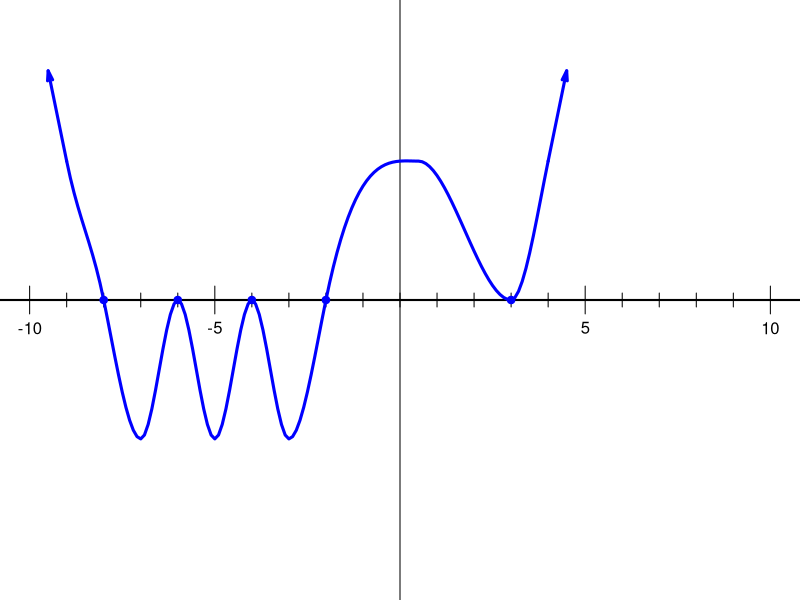
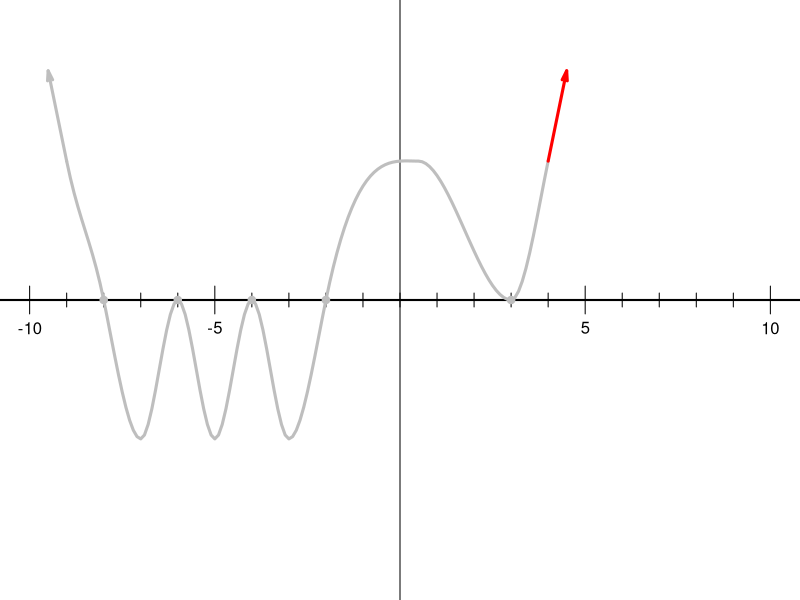

Write R code to recreate these figures, in order.
## ---- chunk 1
n = sample(2:5,1)
while(T){
    root = sort(sample(1:8,n)*sample(c(-1,1),n,T))
    pows = sample(1:2,n,T)
    pow2 = sample(1:2,n,T)
    if(min(diff(root))>1 && max(diff(root))<7 && sum(pows==pow2)!=n && sum(pows)>n && sum(pows)<2*n){break}
}

a = sample(c(-1,1),1)
ord = sample(1:n)
rmix = root[ord]
pmix = pows[ord]
pmix2 = pow2[ord]

if(a==1){
    exp1 = paste0("(x+",-rmix,")^",pmix,collapse="")
    exp2 = paste0("(x+",-rmix,")^",pmix2,collapse="")
    exp3 = paste0("-",paste0("(x+",-rmix,")^",pmix,collapse=""))
    exp4 = paste0("-",paste0("(x+",-rmix,")^",pmix2,collapse=""))
    exp5 = paste0("(x+",-root,")^",pows,collapse="")
    exp6 = paste0("a",paste0("(x+",-root,")^",pows,collapse=""))
} else {
    exp1 = paste0("-",paste0("(x+",-rmix,")^",pmix,collapse=""))
    exp2 = paste0("-",paste0("(x+",-rmix,")^",pmix2,collapse=""))
    exp3 = paste0("(x+",-rmix,")^",pmix,collapse="")
    exp4 = paste0("(x+",-rmix,")^",pmix2,collapse="")
    exp5 = paste0("-",paste0("(x+",-root,")^",pows,collapse=""))
    exp6 = paste0("a",paste0("(x+",-root,")^",pows,collapse=""))
}
exp1 = gsub("+-","-",exp1,fixed=T)
exp2 = gsub("+-","-",exp2,fixed=T)
exp3 = gsub("+-","-",exp3,fixed=T)
exp4 = gsub("+-","-",exp4,fixed=T)
exp5 = gsub("+-","-",exp5,fixed=T)
exp6 = gsub("+-","-",exp6,fixed=T)

exp1 = gsub("^1","",exp1,fixed=T)
exp2 = gsub("^1","",exp2,fixed=T)
exp3 = gsub("^1","",exp3,fixed=T)
exp4 = gsub("^1","",exp4,fixed=T)
exp5 = gsub("^1","",exp5,fixed=T)
exp6 = gsub("^1","",exp6,fixed=T)

exps = sample(c(exp1,exp2,exp3,exp4))
al = paste0("* $y=",exps,"$",collapse="\n")
sol = paste0(1*(exps==exp1),collapse="")

## ---- chunk 2
par(mar=c(0,0,0,0))
plot(0,0,"n",axes=F,ann=F,xlim=c(-10,10),ylim=c(-2,2))
abline(v=0,lwd=1)
abline(h=0,lwd=2)
for(i in -10:10){
    if(i%%5==0 && i!=0){
        lines(c(i,i),c(-0.1,0.1))
        text(i,-0.2,i)
    } else {
        lines(c(i,i),c(-0.05,0.05))
    }
}
xs = root
fx = function(x,a,root,pows){
    b = a
    for(i in 1:length(root)){
        b = b*(x-root[i])^pows[i]
    }
    return(b)
}
xmid = c(xs[1]-1,(xs[2:n]+xs[1:(n-1)])/2,xs[n]+1)
sss = 1.3
xx = xmid[1]
yy = sign(fx(xmid[1],a,root,pows))
mm = -yy*sss
for(i in 1:n){
    xx = c(xx,xs[i])
    yy = c(yy,0)
    if(sign(fx(xs[i]-0.1,a,root,pows))==sign(fx(xs[i]+0.1,a,root,pows))){
        mm = c(mm,0)
    }
    if(sign(fx(xs[i]-0.1,a,root,pows))==-1 && sign(fx(xs[i]+0.1,a,root,pows))==1){
        mm = c(mm,sss)
    }
    if(sign(fx(xs[i]-0.1,a,root,pows))==1 && sign(fx(xs[i]+0.1,a,root,pows))==-1){
        mm = c(mm,-sss)
    }
    xx = c(xx,xmid[i+1])
    yy = c(yy,sign(fx(xmid[i+1],a,root,pows)))
    if(i<n){
        mm = c(mm,0)
    } else {
        mm = c(mm,sign(a)*sss)
    }
}


xwave = seq(min(xs)-1,max(xs)+1,0.1)
# daslope = 1.2
# sf = splinefunH(xs,ts,rep(daslope,n))
# print(typeof(sf))
# print(sf)

sf = splinefunH(xx,yy,mm)
lines(xwave,sf(xwave),col="blue",lwd=3)
points(root,rep(0,n),pch=19,col="blue")

# lines(c(max(root),max(root)+2),c(0,2*a),col="blue",lwd=3)
# lines(c(min(root),min(root)-2),c(0,2*a*(-1)^n),col="blue",lwd=3)
arrows(xx[2*n+1],yy[2*n+1],xx[2*n+1]+0.5,yy[2*n+1]+0.5*sign(a)*sss,col="blue",lwd=3,length=0.1,angle=15)
arrows(xx[1],yy[1],xx[1]-0.5,yy[1]+0.5*sign(yy[1])*sss,col="blue",lwd=3,length=0.1,angle=15)

## ---- chunk 3
ss = paste0("$x+",-root,"$",collapse=" and ")
ss = gsub("+-","-",ss,fixed=T)
## ---- chunk 4
par(mar=c(0,0,0,0))
plot(0,0,"n",axes=F,ann=F,xlim=c(-10,10),ylim=c(-2,2))
abline(v=0,lwd=1)
abline(h=0,lwd=2)
for(i in -10:10){
    if(i%%5==0 && i!=0){
        lines(c(i,i),c(-0.1,0.1))
        text(i,-0.2,i)
    } else {
        lines(c(i,i),c(-0.05,0.05))
    }
}
xs = root
fx = function(x,a,root,pows){
    b = a
    for(i in 1:length(root)){
        b = b*(x-root[i])^pows[i]
    }
    return(b)
}
xmid = c(xs[1]-1,(xs[2:n]+xs[1:(n-1)])/2,xs[n]+1)
sss = 1.3
xx = xmid[1]
yy = sign(fx(xmid[1],a,root,pows))
mm = -yy*sss
for(i in 1:n){
    xx = c(xx,xs[i])
    yy = c(yy,0)
    if(sign(fx(xs[i]-0.1,a,root,pows))==sign(fx(xs[i]+0.1,a,root,pows))){
        mm = c(mm,0)
    }
    if(sign(fx(xs[i]-0.1,a,root,pows))==-1 && sign(fx(xs[i]+0.1,a,root,pows))==1){
        mm = c(mm,sss)
    }
    if(sign(fx(xs[i]-0.1,a,root,pows))==1 && sign(fx(xs[i]+0.1,a,root,pows))==-1){
        mm = c(mm,-sss)
    }
    xx = c(xx,xmid[i+1])
    yy = c(yy,sign(fx(xmid[i+1],a,root,pows)))
    if(i<n){
        mm = c(mm,0)
    } else {
        mm = c(mm,sign(a)*sss)
    }
}


xwave = seq(min(xs)-1,max(xs)+1,0.1)
# daslope = 1.2
# sf = splinefunH(xs,ts,rep(daslope,n))
# print(typeof(sf))
# print(sf)

sf = splinefunH(xx,yy,mm)
lines(xwave,sf(xwave),col="grey",lwd=3)
points(root,rep(0,n),pch=19,col="grey")

# lines(c(max(root),max(root)+2),c(0,2*a),col="blue",lwd=3)
# lines(c(min(root),min(root)-2),c(0,2*a*(-1)^n),col="blue",lwd=3)
arrows(xx[2*n+1],yy[2*n+1],xx[2*n+1]+0.5,yy[2*n+1]+0.5*sign(a)*sss,col="red",lwd=3,length=0.1,angle=15)
arrows(xx[1],yy[1],xx[1]-0.5,yy[1]+0.5*sign(yy[1])*sss,col="grey",lwd=3,length=0.1,angle=15)

## ---- chunk 5
if(exp5!=exp1){
    cat("And then, since multiplication is commutative, the factors can be written in any order. In this case, the correct answer is:")
    cat(paste0("\n\n$$y=",exp1,"$$"))
}
